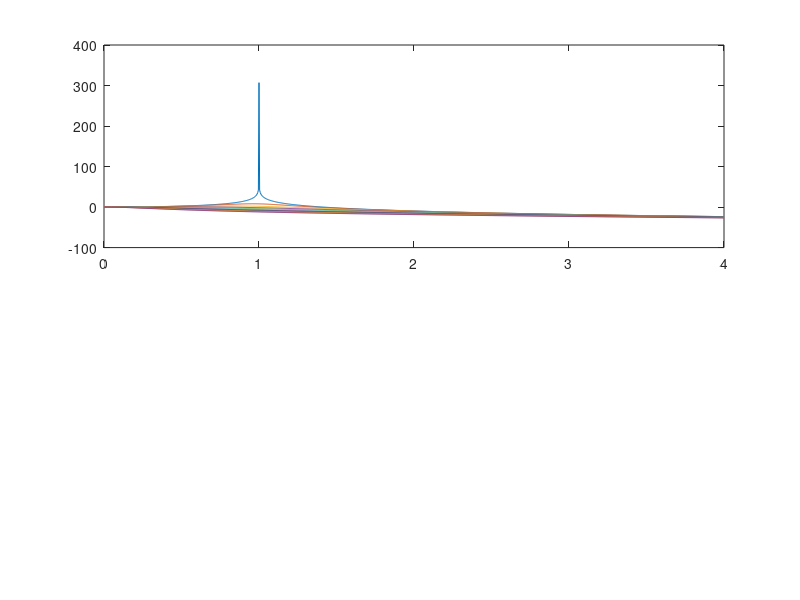

MATLAB code for this plot: (Note: this script raises an error after producing the figure.)
function vtb2_3(z,rmin,rmax,opt)
%VTB2_3 Steady state magnitude and phase of a single degree of freedom 
% damped system.  
% VTB2_3(zeta,rmin,rmax) plots the response of a single degree of 
% freedom system with damping ratio zeta between the frequency 
% ratios rmin and rmax.
% zeta can be a list of damping ratios.
% VTB2_3(zeta,rmin,rmax,opt) allows plotting of magnitude
% (opt=1), phase (opt=2), or magnitude and phase (opt=3, default).
%
% Example:
% vtb2_3([0.001:.04:.2],0,2,3)

if ishold==0
	clf
end
if nargin==1
	opt=z;
	z=.0:.05:.5;
	rmin=0;
	rmax=4;
	disp('Demo mode. Type ''help vtb2_3'' to learn how to enter values.')
end
if nargin==0 
	z=.0:.2:2;
	rmin=0;
	rmax=4;
	disp('Demo mode. Type ''help vtb2_3'' to learn how to enter values.')
	opt=3;
end

if nargin==3, opt=3;end

r=rmin:(rmax-rmin)/1000:rmax;
z=z+eps;
for i=1:length(z)
	A0(i,:)=1./(1-r.^2+2*j*r*z(i));
	a{i}=['\zeta = ' num2str(z(i))];
end

if opt==3 
	subplot(2,1,1)
end
if opt ~=2
%semilogy(r,log(abs(A0)))
plot(r,20*log10(abs(A0)))
%plot(r,log10(abs(A0)))
%labels=str2num(get(gca,'yticklabel'));
%for i=1:length(labels)
%	labels(i,:)=10^labels(i);
%end
%labels
%labels=num2str(labels)
%set(gca,'yticklabel',labels,'yticklabelmode','auto')
legend(char(a),1)
xlabel('Frequency Ratio')
ylabel('Normalized Amplitude (dB)')
title('Normalized Amplitude versus Frequency Ratio')
%set(gca,'YTick',0:22.5:180)
grid on
zoom on
end

%pause
if opt==3
subplot(2,1,2)
end
if opt ~=1
plot(r,-angle(A0)/pi*180)
legend(char(a),4)
xlabel('Frequency Ratio')
ylabel('Phase lag (\circ)')
title('Phase versus Frequency Ratio')
set(gca,'YTick',0:22.5:180)
grid on
zoom on
axis(axis+[0 0 -10 10])
%set(gca,'Buttondownfcn',['[x,y]=ginput(1);xlabel([''Frequency Ratio '' num2str(x)]);ylabel([''Phase lag (\circ) '' num2str(y)])'])
end



% break
% % Old code
% for i=1:length(z)
% 	z=zz(i);
% 	A0=(1)./sqrt((1-r.^2).^2+(2*z*r).^2);%(2.30)
% 	c
% 	hold on
% end
% xlabel('Frequency Ratio')
% ylabel('Normalized Amplitude')
% title('Normalized Amplitude versus Frequency Ratio')
% grid on
% zoom on
% hold off
% pause
% for i=1:length(zz)
% 	z=zz(i);
% 	phi=atan2(2*z*r,1-r.^2);%(2.30)
% 	plot(r,phi/pi*180)
% 	hold on	
% end
% 
% xlabel('Frequency Ratio')
% ylabel('Phase lag (\circ)')
% title('Phase versus Frequency Ratio')
% set(gca,'YTick',0:22.5:180)
% grid on
% zoom on
% hold off

%legend(char(a),4)

%Automatically check for updates
vtbchk
